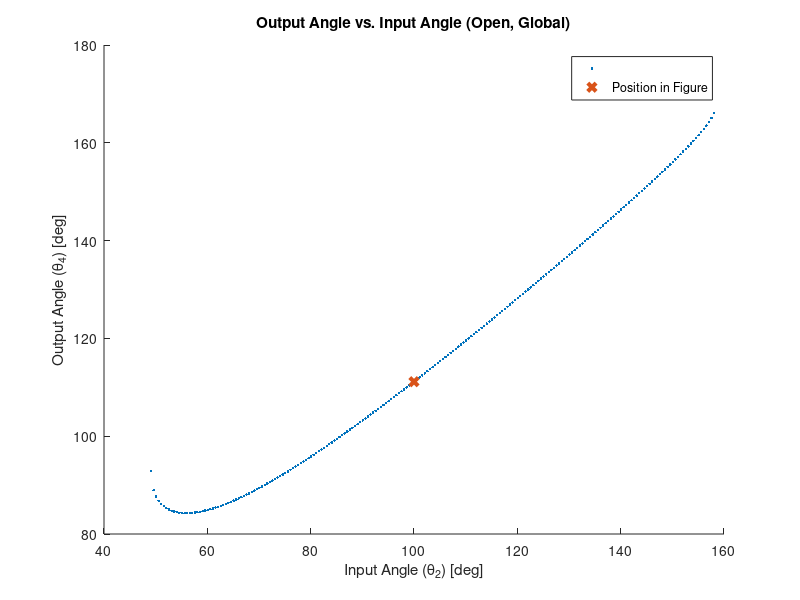
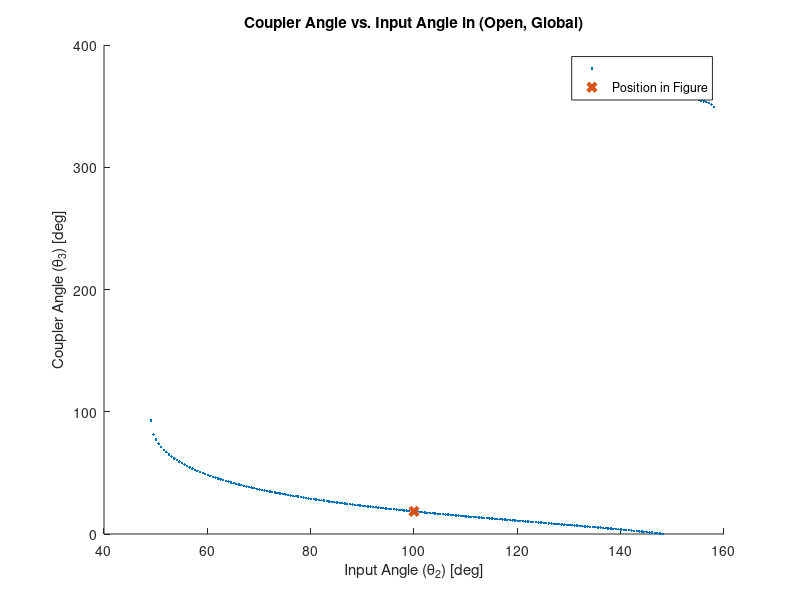
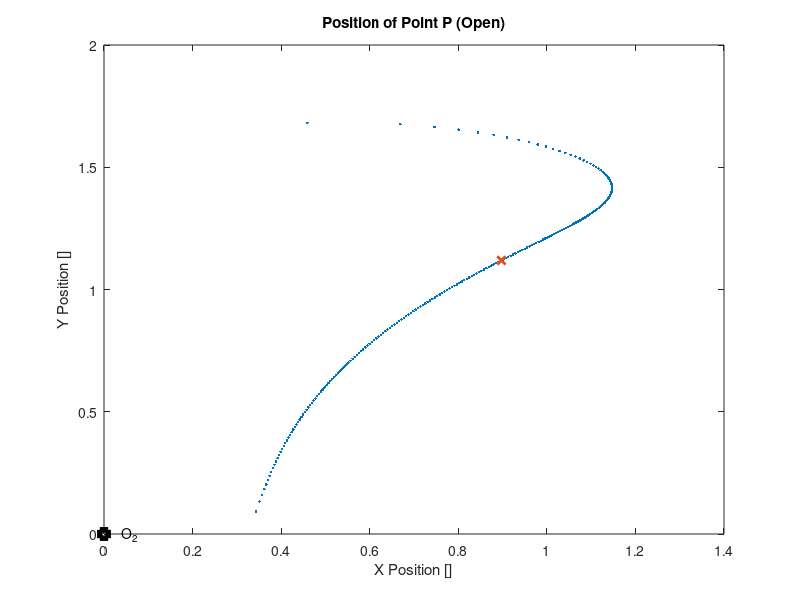
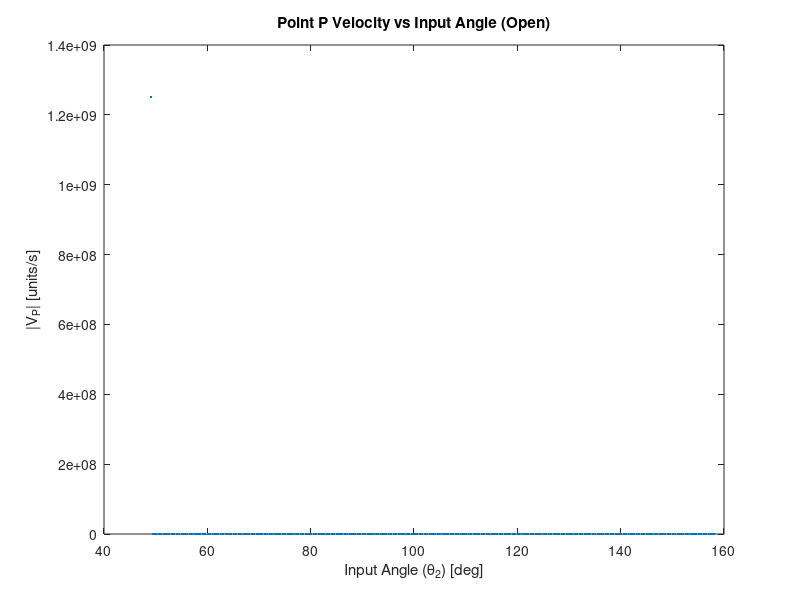

The MATLAB source for these figures, in order:
%% ME480 Mechanism Solver
%Author: Michael Pagan
clc, clear, close all

%% Problem Type
%Select mechanism
crankslider = 0; %
slidercrank = 0; %
fourbar = 0; %
fourbar_to_crankslider = 0; %
slidercrank_to_fourbar = 0; %

%% 4 Bar Pin Joint Mechanism Parameters
% Link lengths
a = 0.785; %input (crank) length
b = 0.356; %coupler length
c = 0.95; %output length
d = 0.544; %ground length

% transform between local and global coordinates
theta1 = (0); %ccw angle from local +x axis to global X axis
     %local +x points from crank ground to ouput ground (O2 to O4)
     
% point of interest P on linkage
P_link = 'b'; %define which link the point is on: 'a' 'b' or 'c'
p = 1.09; %distance from link pin joint to desired point P (e.g. AP)
delta = 0; %fixed angle between selected link vector and point vector on 
                %link. e.g. angle between AB and AP. cw = negative
                
% position of mechanism shown in figure
theta2_fig_g = 100; %approximate theta 2 for determining configuration of 
                    %figure. Global system. Must be between 0-360 deg.
theta2_fig_l = theta2_fig_g + theta1;                    
theta3_fig_g = 20; %approximate theta 3 for determining configuration of 
                    %figure. Global system. Must be between 0-360 deg.
omega_2 = 100*2*pi/60; %input velocity

%Custom input range for crank in local coordinates
override_togs = 0; %change to 1 to use custom range
custom_input = theta2_fig_l; %specify custom range LOCAL coordinates

%% Crank-Slider Mechanism Parameters
% link lengths
a_cs = c; %crank-slider crank
b_cs = 5.40; %crank-slider coupler
c_cs = 0; %crank-slider offset: normal distance from O2_cs to slider dof

% define crank of crank-slider
fourbarlink_equivalent = 'c';
connection = 'p'; %end point of crank-slider crank link. e.g. if 4bar
                %precedes crank-slider and 4bar output is the cs input,'c'

theta3_cs_fig_g = 315; %approximate theta 3 of crank slider. 
                    %for determining configuration of figure
                    %Global system. Must be between 0-360 deg.
                    
%%%%%%%%%%%%%%%%%%%%%%%%%%%%%%%%%%%%%%%%%%%%%%%%%%%%%%%%%%%%%%%%%%%%%%%%%%
%%%%%%%%%%%%%%%%%%%%%%%%%%%%%%%%%%%%%%%%%%%%%%%%%%%%%%%%%%%%%%%%%%%%%%%%%%
%   _  _     ____          _____    _____ _____ _   _ 
%  | || |   |  _ \   /\   |  __ \  |  __ \_   _| \ | |
%  | || |_  | |_) | /  \  | |__) | | |__) || | |  \| |
%  |__   _| |  _ < / /\ \ |  _  /  |  ___/ | | | . ` |
%     | |   | |_) / ____ \| | \ \  | |    _| |_| |\  |
%     |_|   |____/_/    \_\_|  \_\ |_|   |_____|_| \_|
%%%%%%%%%%%%%%%%%%%%%%%%%%%%%%%%%%%%%%%%%%%%%%%%%%%%%%%%%%%%%%%%%%%%%%%%%%                                                   
%% Toggle Positions
% Grashof determination
links = [a,b,c,d];
grash = 0; %flag for grashof
if (max(links)+ min(links)) <= sum(links)-(max(links)+ min(links))
    disp('GRASHOF MECHANISM')
    grash = 1;
else
    disp('NON-GRASHOF MECHANISM')
end

% Determine toggle points
%Flags for number of toggles
Onetog = 0;
Twotog = 0;
Notog = 0;

% Test for NaN case
tog1_inards = (a^2+d^2-b^2-c^2)/(2*a*d)+b*c/(a*d);
tog2_inards = (a^2+d^2-b^2-c^2)/(2*a*d)-b*c/(a*d);

% Calculate the two toggle positions, in local coordinates
if xor((abs(tog1_inards) > 1), (abs(tog2_inards) > 1))
    %checks that ONLY one of the toggle equations is valid
    Onetog = 1; %flag that we have opposite/equal togs
    disp('EQUAL AND OPPOSITE TOGGLE POSITIONS')
    if abs(tog1_inards) < 1 %plus case is valid
        theta_tog1_l = (acosd(tog1_inards)); %plus
        theta_tog2_l = -theta_tog1_l;

    else %minus case is valid
        theta_tog2_l = (acosd(tog2_inards)); % minus
        theta_tog1_l = -theta_tog2_l;
    end
elseif (abs(tog1_inards) > 1) && (abs(tog2_inards) > 1) 
    %checks that NEITHER toggle equations are valid
    disp('NO TOGGLE POSITIONS')
    Notog = 1;
else %both toggle equations must be valid
    disp('TWO UNIQUE TOGGLE POSITIONS')
    Twotog = 1;
    theta_tog1_l = (acosd(tog1_inards)); % plus
    theta_tog2_l = (acosd(tog2_inards)); % minus
end
%create vector with original toggle points
togs_l = [theta_tog1_l, theta_tog2_l];

% create vector with positive toggle points
togs_l_pos = togs_l + 360.*(togs_l < 0);

% convert to global
togs_g = togs_l_pos - theta1;

%% Create input vector for current configuration
%determine if approximate theta 2 is between cw or ccw range of togs
if theta2_fig_l < max(togs_l_pos) && theta2_fig_g > min(togs_l_pos)
    toggle_dir = 1; %in this case the configuration lies in the ccw range
                    %of the toggle positions
else
    toggle_dir = 0; %else configuration must be in the cw range
end

%case for opposite and equal toggle angles. abs will be 0 to 180 deg
if override_togs > 0
    theta2l = custom_input;
    theta2g = theta2l - theta1;
else
    if Onetog
        % case for opposite and equal toggle angles
        if toggle_dir < 1 %from positive tog through +x axis to negative tog
            theta2l = flip(min(togs_l):0.5:max(togs_l)); %local
            theta2l = theta2l + 360.*(theta2l < 0);
        else % from positive tog through -x axis to negative tog
            theta2l = min(togs_l_pos):0.5:max(togs_l_pos); %local
        end

    elseif Twotog
        %case for two unique toggle points. togs will be [0 , 180] deg local
        % direction irrelevant bc range does not cross x axis
        theta2l = min(togs_l):0.5:max(togs_l); %local

    elseif grash
        %case for no toggle points. Input angle theta 2 can go 360 deg
        theta2l = 0:0.5:360;
        theta2g = theta2l;
    end
end

% convert local input range to global
if not(Notog)
    theta2g = theta2l - theta1;
    theta2g = theta2g + 360.*(theta2g < 0);
end

% Make all negative input angles positive
theta2l = theta2l + 360.*(theta2l < 0);

%% Calculated Parameters
k1 = d/a;
k2 = d/c;
k3 = (a^2-b^2+c^2+d^2)/(2*a*c);
k4 = d/b;
k5 = (c^2-d^2-a^2-b^2)/(2*a*b);

A = cosd(theta2l)-k1-k2*cosd(theta2l)+k3;
B = -2*sind(theta2l);
C = k1-(k2+1)*cosd(theta2l)+k3;
D = cosd(theta2l)-k1+k4*cosd(theta2l)+k5;
E = -2*sind(theta2l);
F = k1 + (k4-1)*cosd(theta2l)+k5;

%% Output Angle Theta 4

%OPEN CONFIGURATION
%calculate the open configuration output angle. "Minus" eq
%find and remove imaginary input arguments
Q_m4 = (-B-sqrt(B.^2-4*A.*C));
Q_m4(imag(Q_m4) ~= 0) = NaN;
%calculate the angle
theta4open_l = (2*atan2d(Q_m4, 2*A)); %local,
%convert to global. We only report output angles in global.
theta4open_g = theta4open_l - theta1;
%find and correct large and/or negative angles
for j = 1:2 %loop through twice for angles < -360
    theta4open_g = theta4open_g + 360.*(theta4open_g < 0);
end

%CLOSED CONFIGURATION
%calculate the closed configuration output angle. "Plus" eq
%find and remove imaginary input arguments
Q_p4 = (-B+sqrt(B.^2-4*A.*C));
Q_p4(imag(Q_p4) ~= 0) = NaN;
%calculate the angle
theta4closed_l = (2*atan2d(Q_p4,2*A));%local,
%convert to global
theta4closed_g = theta4closed_l - theta1;
%find and correct large and/or negative angles
for j = 1:2
    theta4closed_g = theta4closed_g + 360.*(theta4closed_g < 0);
end

%DEPICTED CONFIGURATION
%calculate D,E,F for the current position
A_fig = cosd(theta2_fig_l)-k1-k2*cosd(theta2_fig_l)+k3;
B_fig = -2*sind(theta2_fig_l);
C_fig = k1-(k2+1)*cosd(theta2_fig_l)+k3;
%calculate closed theta 3 for current position
theta4closed_fig_l = (2*atan2d(-B_fig+sqrt(B_fig.^2-4*A_fig.*C_fig),...
                                    2*A_fig)); %local, plus
%convert to global                  
theta4closed_fig_g = theta4closed_fig_l - theta1; 

%calculate open theta 3 for current position
theta4open_fig_l = 2*atan2d(-B_fig-sqrt(B_fig.^2-4*A_fig.*C_fig),...
                                    2*A_fig); %local, minus
%convert to global                    
theta4open_fig_g = theta4open_fig_l - theta1;

%make sure angles are 0-360
for k = 1:2
    theta4open_fig_g = theta4open_fig_g + 360.*(theta4open_fig_g < 0);
    theta4closed_fig_g = theta4closed_fig_g + 360.*(theta4closed_fig_g < 0);
end

%% Coupler Angle Theta 3

%OPEN CONFIGURATION
%calculate the open configuration coupler angle. "Minus case"
%find and remove imaginary input arguments
Q_m3 = (-E-sqrt(E.^2-4*D.*F));
Q_m3(imag(Q_m3) ~= 0) = NaN;
%calculate the angle
theta3open_l = (2*atan2d(Q_m3,2*D));%local, 
%convert to global
theta3open_g = theta3open_l - theta1;
%find and correct negative angles
for j = 1:2
    theta3open_g = theta3open_g + 360.*(theta3open_g < 0);
end

%CLOSED CONFIGURATION
%calculate the closed configuration coupler angle. "Plus case:"
%find and remove imaginary input arguments
Q_p3 = (-E+sqrt(E.^2-4*D.*F));
Q_p3(imag(Q_p3) ~= 0) = NaN;
%calculate the angle
theta3closed_l = (2*atan2d(Q_p3, 2*D)); %local, plus
%convert to global
theta3closed_g = theta3closed_l - theta1; %
for j = 1:2
    theta3closed_g = theta3closed_g + 360.*(theta3closed_g < 0);
end

%DEPICTED CONFIGURATION
%calculate current coupler angle in given figure based on estimated theta2
%calculate D,E,F for the current position
D_fig = cosd(theta2_fig_l)-k1+k4*cosd(theta2_fig_l)+k5;
E_fig = -2*sind(theta2_fig_l);
F_fig = k1 + (k4-1)*cosd(theta2_fig_l)+k5;
%calculate closed theta 3 for current position
theta3closed_fig_l = (2*atan2d((-E_fig+sqrt(E_fig.^2-4*D_fig.*F_fig)),...
                      2*D_fig)); %local, plus
%convert to global                  
theta3closed_fig_g = theta3closed_fig_l - theta1; 

%calculate open theta 3 for current position
theta3open_fig_l = (2*atan2d((-E_fig-sqrt(E_fig.^2-4*D_fig.*F_fig)),...
                        2*D_fig));%local, 
%convert to global                    
theta3open_fig_g = theta3open_fig_l - theta1;

%make sure angles are 0-360
for k = 1:2
    theta3open_fig_g = theta3open_fig_g + 360.*(theta3open_fig_g < 0);
    theta3closed_fig_g = theta3closed_fig_g + 360.*(theta3closed_fig_g < 0);
end

%% Determine Configuration of Depiction in Figure
%check if open or closed coupler angle is closer to visually-estimated
    %coupler angle in figure. Comparison of absolute differences
if abs(theta3open_fig_g-theta3_fig_g) > abs(theta3closed_fig_g-theta3_fig_g)
    disp('CURRENT POSITION IN FIGURE IS CLOSED CONFIGURATION')
    % flags for open/closed
    closed = 1;
    open = 0;
    
    theta3current_fig_g = theta3closed_fig_g;
    theta4current_fig_g = theta4closed_fig_g;
    
    theta3g = theta3closed_g;
    theta4g = theta4closed_g;
else
    disp('CURRENT POSITION IN FIGURE IS OPEN CONFIGURATION')
    % flags for open/closed
    open = 1;
    closed = 0; 
    
    theta3current_fig_g = theta3open_fig_g;
    theta4current_fig_g = theta4open_fig_g;
    
    theta3g = theta3open_g;
    theta4g = theta4open_g;
end

%ensure the angles are (0-360)
for k = 1:2
    theta3current_fig_g = theta3current_fig_g + 360.*(theta3current_fig_g < 0);
    theta3current_fig_g = theta3current_fig_g - 360.*(theta3current_fig_g > 360);
    theta4current_fig_g = theta4current_fig_g + 360.*(theta4current_fig_g < 0);
    theta4current_fig_g = theta4current_fig_g - 360.*(theta4current_fig_g > 360);
end

%% Print Relevant Values
if length(theta2g) == 1
    fprintf('For Theta2g = %.3f:\nTheta3g = %.3f\n',theta2g, theta3g)
    fprintf('Theta4g = %.3f\n\n', theta4g)
    fprintf('Angles shown in the figure:\nTheta2g_fig = %.3f:\n',...
        theta2_fig_g)
    fprintf('Theta3g_fig = %.3f\nTheta4g_fig = %.3f\n\n', ...
        theta3current_fig_g, theta4current_fig_g)
end

%% Plot Coupler and Output Angles
figure(1)
hold on
plot(theta2g, theta4g,'.')
xlabel('Input Angle (\theta_2) [deg]')
ylabel('Output Angle (\theta_4) [deg]')
plot(theta2_fig_g, theta4current_fig_g, 'x','linewidth',3)
legend( '', 'Position in Figure')
if open
    title('Output Angle vs. Input Angle (Open, Global)')
else
    title('Output Angle vs. Input Angle (Closed, Global)')
end

figure(2)
hold on
plot(theta2g, theta3g, '.');
xlabel('Input Angle (\theta_2) [deg]')
ylabel('Coupler Angle (\theta_3) [deg]')
plot(theta2_fig_g, theta3current_fig_g, 'x','linewidth',3)
legend('','Position in Figure')
if open
    title('Coupler Angle vs. Input Angle in (Open, Global)')
else
    title('Coupler Angle vs. Input Angle in (Closed, Global)')
end

%% Point P on Coupler
%find the vector P in global space. 
if P_link == 'a' %point P is on link a (input). Pinned at O2
    %find angle of  O2P
    thetaP_g = theta2g + delta;
    
    % P-> = AP-> relative to O2
    P = p*cosd(thetaP_g) + 1i*p*sind(thetaP_g);  
    
    %current position of point P
    thetaPcurrent_g = theta2_fig_g + delta;
    P_current = p*cosd(thetaPcurrent_g) + 1i*p*sind(thetaPcurrent_g);  
    
elseif P_link == 'b' %point P is on link b (coupler). Pinned at A
    %find angle of AP
    thetaP_g = theta3g + delta;
    
    %P-> = AB-> + BP-> relative to O2
    P = a*cosd(theta2g) + p*cosd(thetaP_g) + ...
        1i*(a*sind(theta2g) + p*sind(thetaP_g));
    
    %current position of point P
    thetaPcurrent_g = theta3current_fig_g + delta;
    P_current = a*cosd(theta2_fig_g) + p*cosd(thetaPcurrent_g) + ...
        1i*(a*sind(theta2_fig_g) + p*sind(thetaPcurrent_g));
    
elseif P_link == 'c' %point P is on link c (output)
    %find angle O4P
    thetaP_g = theta4g + delta;
                                       
    
    % P-> = O2P-> relative to O4
    P = p*cosd((thetaP_g)) + 1i*p*sind((thetaP_g));

    %current position of point P relative to O4
    thetaPcurrent_g = theta4current_fig_g + delta;
    P_current = p*cosd(thetaPcurrent_g) + 1i*p*sind(thetaPcurrent_g); 
    
else %point P link incorrectly defined
    disp('Incorrect definition of link for point P. Check  var ''P_link''')
end

Px = real(P);
Py = imag(P);
Px_current = real(P_current);
Py_current = imag(P_current);

%% Plot Position on Coupler

figure(4)
daspect([1 1 1]);
plot(Px, Py, '.')
xlabel('X Position []')
ylabel('Y Position []')

if open
    title('Position of Point P (Open)')
else
    title('Position of Point P (Closed)')
end

hold on
%plot current position of P
plot(Px_current, Py_current, 'x','linewidth',2)

%plot and label the origin
plot(0,0,'ks','linewidth', 4)
if P_link == 'b' || P_link == 'a' %O2 is at the origin
    text(.05*range([Px]),0, {'O_2'})
elseif P_link == 'c' %O4 is at origin
    text(.05*range([Px]),0, {'O_4'})
end

%% Velocity Analysis
omega_3 = a*omega_2/b .* (sind(theta4g-theta2g)./sind(theta3g-...
    theta4g));

omega_4 = a*omega_2/c .* (sind(-theta3g+theta2g)./sind(theta4g-...
    theta3g));

% velocity of A (crank end), is tangential to crank arc
VA_g = a*omega_2*(-sind(theta2g)+1i*cosd(theta2g));

% velocity of B relative to A
VBA_g = b*omega_3 .*(-sind(theta3g)+1i*cosd(theta3g));

% velocity of B, is tangential to output arc
VB_g = c*omega_4 .*(-sind(theta4g)+1i.*cosd(theta4g));

% velocity of P relative to A
VPA_g = p*omega_3 .* -sind(theta3g + delta) + 1i*p.*omega_3 ...
    .* cosd(theta3g+delta);
% velocity of P
VP_g = VA_g + VPA_g;

% velocity magnitudes
VA_mag = abs(VA_g);
VB_mag = abs(VB_g);
VP_mag = abs(VP_g);

%% Plot velocity
figure(5)
plot(theta2g, VP_mag, '.');
xlabel('Input Angle (\theta_2) [deg]')
ylabel('|V_P| [units/s]')

if open
    title('Point P Velocity vs Input Angle (Open)')
else
    title('Point P Velocity vs Input Angle (Closed)')
end

return
%%%%%%%%%%%%%%%%%%%%%%%%%%%%%%%%%%%%%%%%%%%%%%%%%%%%%%%%%%%%%%%%%%%%%%%%%%
%    _____ _____            _   _ _  __ _____ _      _____ _____  ______ 
%   / ____|  __ \     /\   | \ | | |/ // ____| |    |_   _|  __ \|  ____|
%  | |    | |__) |   /  \  |  \| | ' /| (___ | |      | | | |  | | |__   
%  | |    |  _  /   / /\ \ | . ` |  <  \___ \| |      | | | |  | |  __|  
%  | |____| | \ \  / ____ \| |\  | . \ ____) | |____ _| |_| |__| | |____ 
%   \_____|_|  \_\/_/    \_\_| \_|_|\_\_____/|______|_____|_____/|______|
%%%%%%%%%%%%%%%%%%%%%%%%%%%%%%%%%%%%%%%%%%%%%%%%%%%%%%%%%%%%%%%%%%%%%%%%%%                                                                       
%% Determine Configuration of Crank-Slider Mechanism

% find theta3cs open and closed for theta2cs_g, compare to theta3_cs_fig_g
% using absolute method again.




%% Velocity Analysis
theta2cs_g = thetaP_g;
% theta4cs_g, theta3cs_g



% assign crank-slider input as 4bar output if applicable
if fourbar_to_crankslider
    theta2cs_g = thetaP_g;
else %crank slider input
    theta2cs_g = 0:0.5:360; %there are no toggle positions for cs
end

theta3cs_closed_g = asind((a_cs*sind(theta2cs_closed_g)-c_cs)/b_cs);
d_cs_closed_g = a_cs*cosd(theta2cs_closed_g)-b_cs*cosd(theta3cs_closed_g);

theta3cs_open_g = asind(-(a_cs*sind(theta2cs_open_g)-c_cs)/b_cs)+180;
d_cs_open_g = a_cs*cosd(theta2cs_open_g)-b_cs*cosd(theta3cs_open_g);

%slider position must be >0 for this mechanism
d_cs_open_g(d_cs_open_g<0) = NaN;
d_cs_closed_g(d_cs_closed_g<0) = NaN;
%Plot the position of the slider
figure(6)
plot(d_cs_open_g, zeros(length(d_cs_open_g)),'.')
title('Slider Position')
xlabel('X Position [units]')
ylabel('Y Position [units]')
hold on
%Assuming pinned joint of crank is origin
plot(0,0,'ks','linewidth', 5)
daspect([1 1 1]);
text(.05*range(d_cs_open_g),0, {'O_2'})

%% Velocity of slider
omega2_cs = omega_4open;

omega3_cs_open = a_cs/b_cs * cosd(theta2cs_open_g)/cosd(theta3cs_open_g)...
    *omega2_cs;
omega3_cs_closed = a_cs/b_cs * cosd(theta2cs_closed_g)/cosd(theta3cs_closed_g)...
    *omega2_cs;

d_cs_dot_open = -a_cs*omega2_cs.*sind(theta2cs_open_g)+b_cs*omega3_cs_open...
    .*sind(theta3cs_open_g);
d_cs_dot_closed = -a_cs*omega2_cs.*sind(theta2cs_closed_g)+b_cs*omega3_cs_closed...
    .*sind(theta3cs_closed_g);

figure(7)
plot(theta2g, d_cs_dot_open, '.');
title('Slider Velocity vs Input Angle (Global)')
xlabel('Input Angle (\theta_2) [deg]')
ylabel('V_C [units/s]')
